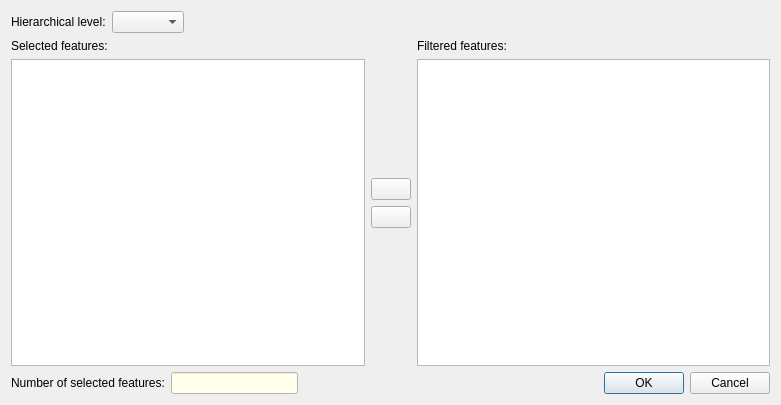
<?xml version="1.0" encoding="UTF-8"?>
<ui version="4.0">
 <class>SelectFeatureDlg</class>
 <widget class="QDialog" name="SelectFeatureDlg">
  <property name="geometry">
   <rect>
    <x>0</x>
    <y>0</y>
    <width>781</width>
    <height>405</height>
   </rect>
  </property>
  <property name="windowTitle">
   <string>Select features</string>
  </property>
  <property name="windowIcon">
   <iconset>
    <normaloff>../icons/programIcon.png</normaloff>../icons/programIcon.png</iconset>
  </property>
  <layout class="QVBoxLayout" name="verticalLayout_4">
   <item>
    <layout class="QHBoxLayout" name="horizontalLayout">
     <item>
      <widget class="QLabel" name="label_3">
       <property name="text">
        <string>Hierarchical level:</string>
       </property>
      </widget>
     </item>
     <item>
      <widget class="QComboBox" name="cboHierarchicalLevel">
       <property name="sizeAdjustPolicy">
        <enum>QComboBox::AdjustToContents</enum>
       </property>
      </widget>
     </item>
     <item>
      <spacer name="horizontalSpacer_2">
       <property name="orientation">
        <enum>Qt::Horizontal</enum>
       </property>
       <property name="sizeHint" stdset="0">
        <size>
         <width>40</width>
         <height>20</height>
        </size>
       </property>
      </spacer>
     </item>
    </layout>
   </item>
   <item>
    <layout class="QHBoxLayout" name="horizontalLayout_3">
     <item>
      <layout class="QVBoxLayout" name="verticalLayout_2">
       <item>
        <widget class="QLabel" name="label">
         <property name="text">
          <string>Selected features:</string>
         </property>
        </widget>
       </item>
       <item>
        <widget class="QListWidget" name="lstSelectedFeatures">
         <property name="selectionMode">
          <enum>QAbstractItemView::ExtendedSelection</enum>
         </property>
         <property name="sortingEnabled">
          <bool>true</bool>
         </property>
        </widget>
       </item>
      </layout>
     </item>
     <item>
      <layout class="QVBoxLayout" name="verticalLayout">
       <item>
        <spacer name="verticalSpacer">
         <property name="orientation">
          <enum>Qt::Vertical</enum>
         </property>
         <property name="sizeHint" stdset="0">
          <size>
           <width>20</width>
           <height>40</height>
          </size>
         </property>
        </spacer>
       </item>
       <item>
        <widget class="QPushButton" name="btnFilterFeature">
         <property name="text">
          <string/>
         </property>
         <property name="icon">
          <iconset>
           <normaloff>../icons/rightArrow.png</normaloff>../icons/rightArrow.png</iconset>
         </property>
        </widget>
       </item>
       <item>
        <widget class="QPushButton" name="btnAddFeature">
         <property name="text">
          <string/>
         </property>
         <property name="icon">
          <iconset>
           <normaloff>../icons/leftArrow.png</normaloff>../icons/leftArrow.png</iconset>
         </property>
        </widget>
       </item>
       <item>
        <spacer name="verticalSpacer_2">
         <property name="orientation">
          <enum>Qt::Vertical</enum>
         </property>
         <property name="sizeHint" stdset="0">
          <size>
           <width>20</width>
           <height>40</height>
          </size>
         </property>
        </spacer>
       </item>
      </layout>
     </item>
     <item>
      <layout class="QVBoxLayout" name="verticalLayout_3">
       <item>
        <widget class="QLabel" name="label_2">
         <property name="text">
          <string>Filtered features:</string>
         </property>
        </widget>
       </item>
       <item>
        <widget class="QListWidget" name="lstFilteredFeatures">
         <property name="selectionMode">
          <enum>QAbstractItemView::ExtendedSelection</enum>
         </property>
         <property name="sortingEnabled">
          <bool>true</bool>
         </property>
        </widget>
       </item>
      </layout>
     </item>
    </layout>
   </item>
   <item>
    <layout class="QHBoxLayout" name="horizontalLayout_2">
     <item>
      <widget class="QLabel" name="label_4">
       <property name="text">
        <string>Number of selected features:</string>
       </property>
      </widget>
     </item>
     <item>
      <widget class="QLineEdit" name="txtNumSelectedFeatures">
       <property name="styleSheet">
        <string notr="true">background-color: rgb(255, 255, 235);</string>
       </property>
       <property name="readOnly">
        <bool>true</bool>
       </property>
      </widget>
     </item>
     <item>
      <spacer name="horizontalSpacer">
       <property name="orientation">
        <enum>Qt::Horizontal</enum>
       </property>
       <property name="sizeHint" stdset="0">
        <size>
         <width>300</width>
         <height>20</height>
        </size>
       </property>
      </spacer>
     </item>
     <item>
      <widget class="QDialogButtonBox" name="buttonBox">
       <property name="orientation">
        <enum>Qt::Horizontal</enum>
       </property>
       <property name="standardButtons">
        <set>QDialogButtonBox::Cancel|QDialogButtonBox::Ok</set>
       </property>
      </widget>
     </item>
    </layout>
   </item>
  </layout>
 </widget>
 <resources/>
 <connections>
  <connection>
   <sender>buttonBox</sender>
   <signal>accepted()</signal>
   <receiver>SelectFeatureDlg</receiver>
   <slot>accept()</slot>
   <hints>
    <hint type="sourcelabel">
     <x>512</x>
     <y>242</y>
    </hint>
    <hint type="destinationlabel">
     <x>157</x>
     <y>262</y>
    </hint>
   </hints>
  </connection>
  <connection>
   <sender>buttonBox</sender>
   <signal>rejected()</signal>
   <receiver>SelectFeatureDlg</receiver>
   <slot>reject()</slot>
   <hints>
    <hint type="sourcelabel">
     <x>571</x>
     <y>248</y>
    </hint>
    <hint type="destinationlabel">
     <x>286</x>
     <y>262</y>
    </hint>
   </hints>
  </connection>
 </connections>
 <designerdata>
  <property name="gridDeltaX">
   <number>10</number>
  </property>
  <property name="gridDeltaY">
   <number>10</number>
  </property>
  <property name="gridSnapX">
   <bool>true</bool>
  </property>
  <property name="gridSnapY">
   <bool>true</bool>
  </property>
  <property name="gridVisible">
   <bool>true</bool>
  </property>
 </designerdata>
</ui>
